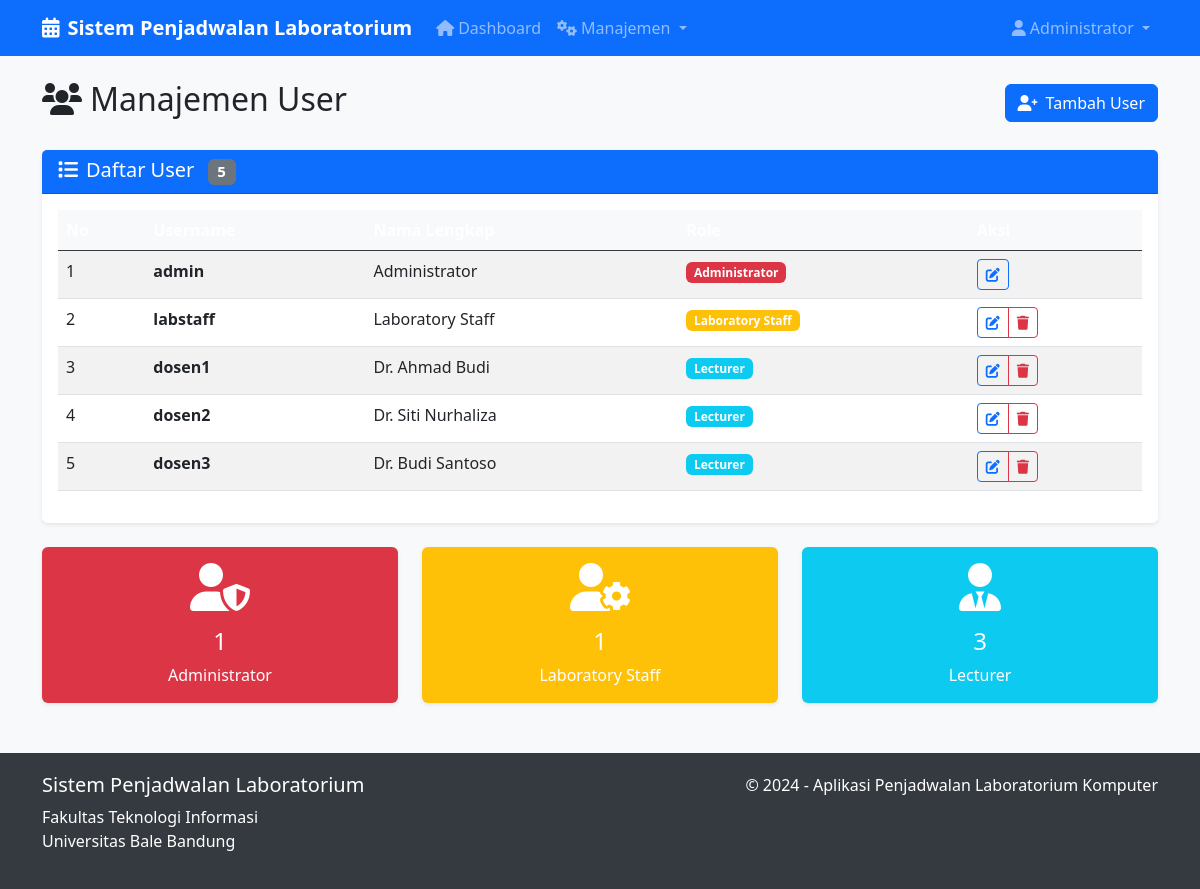
Page /users (signed in) on the earlier database version.
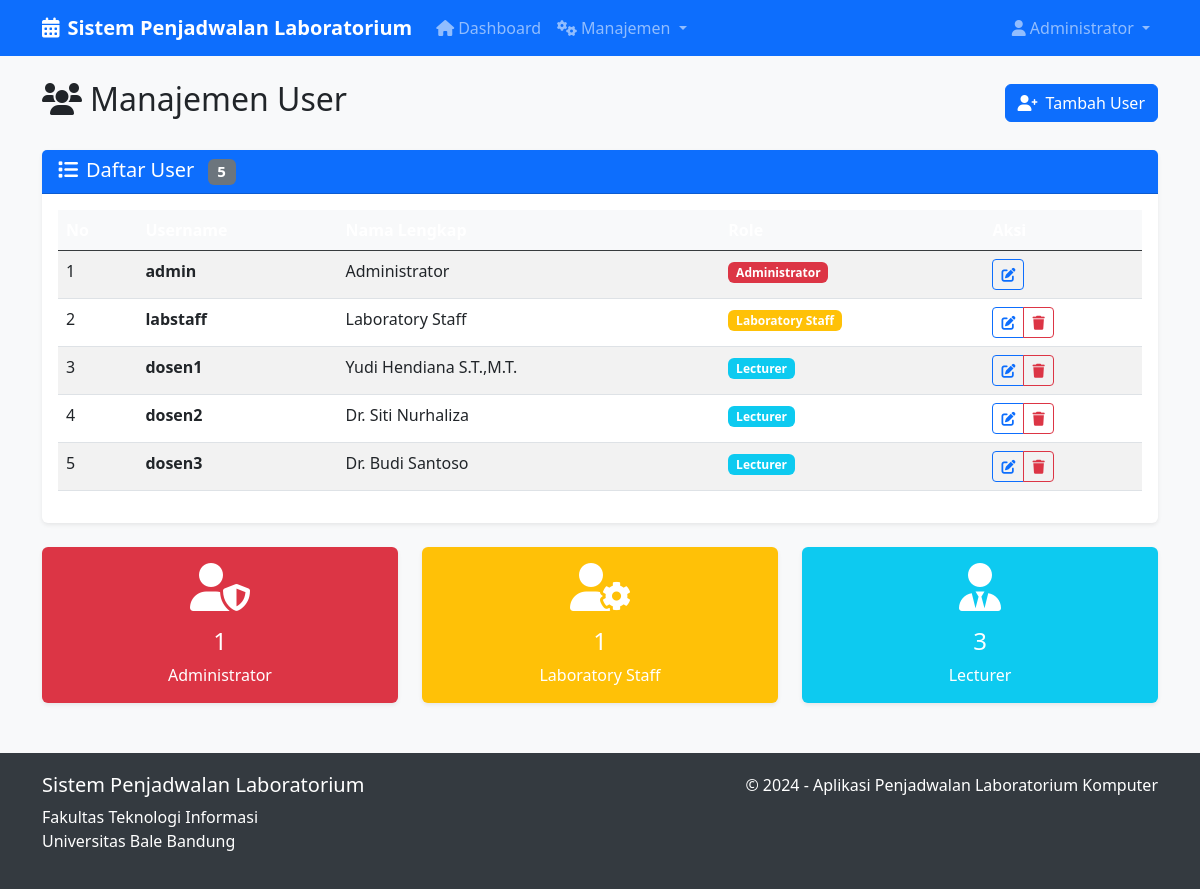
Same page on the later database version.
### app.py (models this page shows)
class User(db.Model):
    id = db.Column(db.Integer, primary_key=True)
    username = db.Column(db.String(80), unique=True, nullable=False)
    password = db.Column(db.String(120), nullable=False)
    role = db.Column(db.String(20), nullable=False)  # admin, staff, lecturer
    full_name = db.Column(db.String(100), nullable=False)
    schedules = db.relationship('Schedule', backref='lecturer', lazy=True)

### app.py (the view)
@app.route('/users')
@role_required('admin')
def users():
    users = User.query.all()
    return render_template('users.html', users=users)

### app.py (called while the page is built)
def role_required(*roles):
    def decorator(f):
        from functools import wraps
        @wraps(f)
        def decorated_function(*args, **kwargs):
            if 'user_id' not in session:
                flash('Silakan login terlebih dahulu', 'danger')
                return redirect(url_for('login'))
            user = User.query.get(session['user_id'])
            if user.role not in roles:
                flash('Anda tidak memiliki akses ke halaman ini', 'danger')
                return redirect(url_for('dashboard'))
            return f(*args, **kwargs)
        return decorated_function
    return decorator

### templates/users.html (shortened to what the changed rows need)
{% extends "base.html" %}
{% block content %}
<div class="row">
    <div class="col-12">
        <div class="d-flex justify-content-between align-items-center mb-4">
            <h2><i class="fas fa-users me-2"></i>Manajemen User</h2>
        </div>
    </div>
</div>
<div class="row">
    <div class="col-12">
        <div class="card">
            <div class="card-body">
                {% if users %}
                    <div class="table-responsive">
                        <table class="table table-striped">
                            <thead class="table-dark">
                                <tr>
                                    <th>No</th>
                                    <th>Username</th>
                                    <th>Nama Lengkap</th>
                                    <th>Role</th>
                                    <th>Aksi</th>
                                </tr>
                            </thead>
                            <tbody>
                                {% for user in users %}
                                <tr>
                                    <td>{{ loop.index }}</td>
                                    <td><strong>{{ user.username }}</strong></td>
                                    <td>{{ user.full_name }}</td>
                                    <td>
                                        {% if user.role == 'admin' %}
                                            <span class="badge bg-danger">Administrator</span>
                                        {% elif user.role == 'staff' %}
                                            <span class="badge bg-warning">Laboratory Staff</span>
                                        {% elif user.role == 'lecturer' %}
                                            <span class="badge bg-info">Lecturer</span>
                                        {% endif %}
                                    </td>
                                    <td>
                                        <div class="btn-group" role="group">
                                            <a href="{{ url_for('edit_user', id=user.id) }}"
                                               class="btn btn-sm btn-outline-primary"
                                               title="Edit">
                                                <i class="fas fa-edit"></i>
                                            </a>
                                            {% if user.id != session.user_id %}
                                            <a href="{{ url_for('delete_user', id=user.id) }}"
                                               class="btn btn-sm btn-outline-danger"
                                               onclick="return confirm('Apakah Anda yakin ingin menghapus user {{ user.username }}?')"
                                               title="Hapus">
                                                <i class="fas fa-trash"></i>
                                            </a>
                                            {% endif %}
                                        </div>
                                    </td>
                                </tr>
                                {% endfor %}
                            </tbody>
                        </table>
                    </div>
                {% endif %}
            </div>
        </div>
    </div>
</div>
{% endblock %}

Differences in the rows shown:
changed User "dosen1": full_name "Dr. Ahmad Budi" → "Yudi Hendiana S.T.,M.T."
